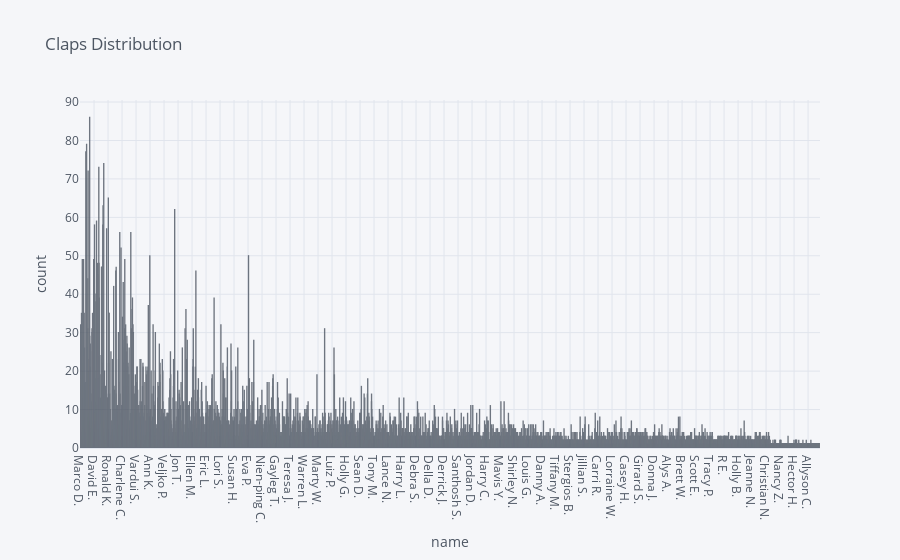

Notebook cell for this chart:
### Code cell
df['name'].iplot(kind='hist', xTitle='name',
                  yTitle='count', title='Claps Distribution')

### Figure 1 — Plotly figure (JSON) as saved in the notebook; plotly's stock layout.template omitted (floating-point values rounded to 4 significant figures; data arrays with more than 128 entries replaced by an {"elided": "..."} marker saying what was removed)
{"data": [{"histfunc": "count", "histnorm": "", "marker": {"color": "rgba(255, 153, 51, 1.0)", "line": {"color": "#4D5663", "width": 1.3}}, "name": "name", "opacity": 0.8, "orientation": "v", "type": "histogram", "x": {"elided": "27260 str values"}}], "layout": {"barmode": "overlay", "legend": {"bgcolor": "#F5F6F9", "font": {"color": "#4D5663"}}, "paper_bgcolor": "#F5F6F9", "plot_bgcolor": "#F5F6F9", "title": {"font": {"color": "#4D5663"}, "text": "Claps Distribution"}, "xaxis": {"gridcolor": "#E1E5ED", "showgrid": true, "tickfont": {"color": "#4D5663"}, "title": {"font": {"color": "#4D5663"}, "text": "name"}, "zerolinecolor": "#E1E5ED"}, "yaxis": {"gridcolor": "#E1E5ED", "showgrid": true, "tickfont": {"color": "#4D5663"}, "title": {"font": {"color": "#4D5663"}, "text": "count"}, "zerolinecolor": "#E1E5ED"}}}
